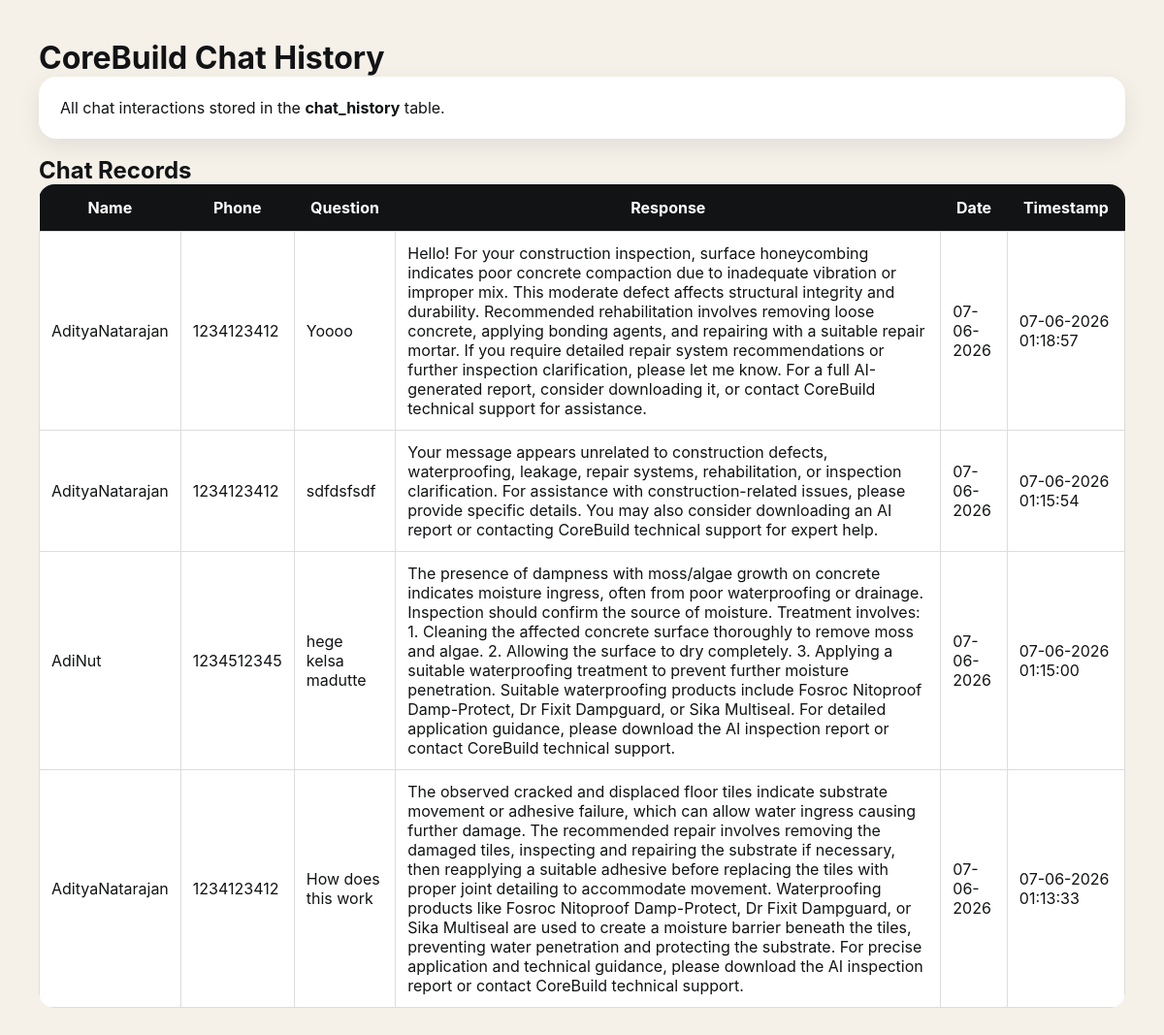
The page /chats-history on the database its author committed.
### tables this page shows
CREATE TABLE chat_history (
        id INTEGER PRIMARY KEY AUTOINCREMENT,
        name TEXT,
        phone TEXT,
        question TEXT,
        response TEXT,
        date TEXT,
        timestamp TEXT
    );

### src/app.py (the view)
@app.get("/chats-history")
async def chats_history(request: Request):
    rows = get_chat_history()
    return templates.TemplateResponse(
        "chats-history.html",
        {
            "request": request,
            "chats": rows
        }
    )

### src/templates/chats-history.html (shortened to what this page needs)
<!doctype html>
<html>
  <head>
    <link rel="stylesheet" href="/static/css/style.css" />
    <link rel="stylesheet" href="/static/css/admin.css" />
  </head>
  <body class="admin-body">
    <h1>CoreBuild Chat History</h1>
    <div class="admin-card">
      <p>
        All chat interactions stored in the <strong>chat_history</strong> table.
      </p>
    </div>
    <h2>Chat Records</h2>
    <table class="admin-table">
      <tr>
        <th>Name</th>
        <th>Phone</th>
        <th>Question</th>
        <th>Response</th>
        <th>Date</th>
        <th>Timestamp</th>
      </tr>
      {% for row in chats %}
      <tr>
        <td>{{ row['name'] }}</td>
        <td>{{ row['phone'] }}</td>
        <td>{{ row['question'] }}</td>
        <td>{{ row['response'] }}</td>
        <td>{{ row['date'] }}</td>
        <td>{{ row['timestamp'] }}</td>
      </tr>
      {% else %}
      <tr>
        <td colspan="6" class="empty-row">No chat history records found.</td>
      </tr>
      {% endfor %}
    </table>
  </body>
</html>

### src/static/css/style.css (style rules this page uses)
* { margin:0; padding:0; box-sizing:border-box; scroll-behavior:smooth; font-family:-apple-system,BlinkMacSystemFont,"Segoe UI",sans-serif; }
body, .result-body { background: linear-gradient( 135deg, #111315 0%, #1b1d20 45%, #26221d 100% ); color:#F5F1EA; overflow-x:hidden; min-height:100vh; }

### src/static/css/admin.css (style rules this page uses)
.admin-body { font-family: Arial, sans-serif; background: #f5f0e8; padding: 40px; color: #111315; }
.admin-card { background: white; padding: 22px; border-radius: 18px; margin-bottom: 18px; box-shadow: 0 8px 25px rgba(0,0,0,.08); }
.admin-table { width: 100%; border-collapse: collapse; background: white; border-radius: 16px; overflow: hidden; }
.admin-table th { background: #111315; color: white; padding: 14px; }
.admin-table td { padding: 12px; border: 1px solid #ddd; }
.admin-body h1, .admin-body h2 { color: #111315; }

### rows shown on the page
chat_history: name "AdityaNatarajan", phone "1234123412", question "Yoooo", response "Hello! For your construction inspection, surface honeycombing indicates poor concrete compaction due to inadequate vibration or improper mix. This moderate defect affects structural integrity and durability. Recommended rehabilitation involves removing loose concrete, applying bonding agents, and repairing with a suitable repair mortar. If you require detailed repair system recommendations or further inspection clarification, please let me know. For a full AI-generated report, consider downloading it, or contact CoreBuild technical support for assistance.", date "07-06-2026", timestamp "07-06-2026 01:18:57"
chat_history: name "AdityaNatarajan", phone "1234123412", question "sdfdsfsdf", response "Your message appears unrelated to construction defects, waterproofing, leakage, repair systems, rehabilitation, or inspection clarification. For assistance with construction-related issues, please provide specific details. You may also consider downloading an AI report or contacting CoreBuild technical support for expert help.", date "07-06-2026", timestamp "07-06-2026 01:15:54"
chat_history: name "AdiNut", phone "1234512345", question "hege kelsa madutte", response "The presence of dampness with moss/algae growth on concrete indicates moisture ingress, often from poor waterproofing or drainage. Inspection should confirm the source of moisture. Treatment involves: 1. Cleaning the affected concrete surface thoroughly to remove moss and algae. 2. Allowing the surface to dry completely. 3. Applying a suitable waterproofing treatment to prevent further moisture penetration. Suitable waterproofing products include Fosroc Nitoproof Damp-Protect, Dr Fixit Dampguard, or Sika Multiseal. For detailed application guidance, please download the AI inspection report or contact CoreBuild technical support.", date "07-06-2026", timestamp "07-06-2026 01:15:00"
chat_history: name "AdityaNatarajan", phone "1234123412", question "How does this work", response "The observed cracked and displaced floor tiles indicate substrate movement or adhesive failure, which can allow water ingress causing further damage. The recommended repair involves removing the damaged tiles, inspecting and repairing the substrate if necessary, then reapplying a suitable adhesive before replacing the tiles with proper joint detailing to accommodate movement. Waterproofing products like Fosroc Nitoproof Damp-Protect, Dr Fixit Dampguard, or Sika Multiseal are used to create a moisture barrier beneath the tiles, preventing water penetration and protecting the substrate. For precise application and technical guidance, please download the AI inspection report or contact…", date "07-06-2026", timestamp "07-06-2026 01:13:33"
